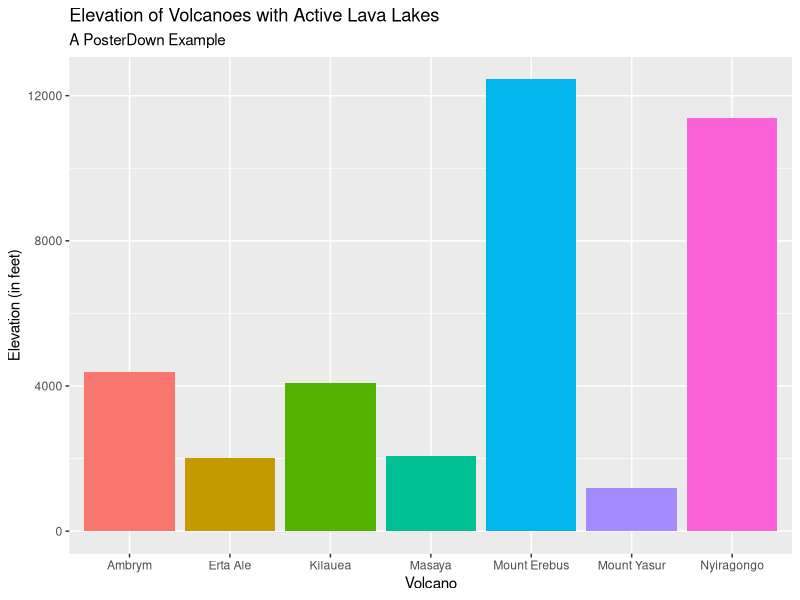
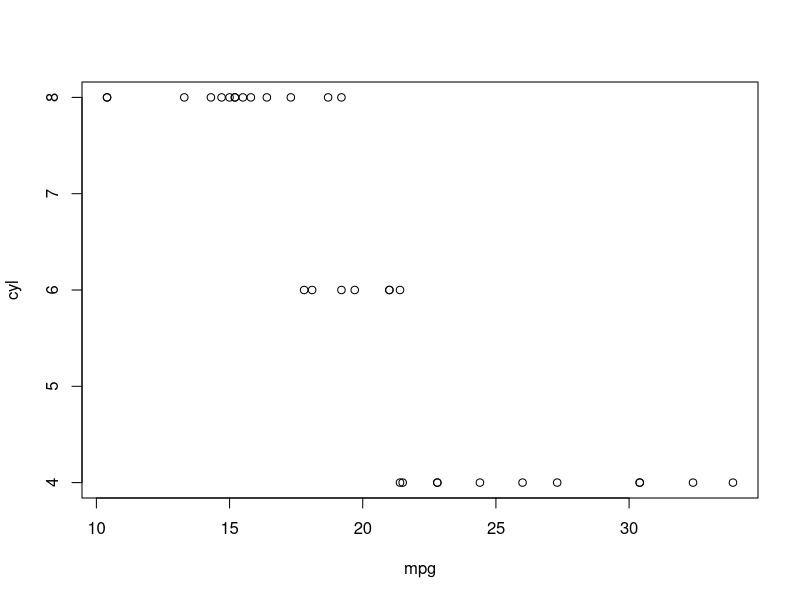
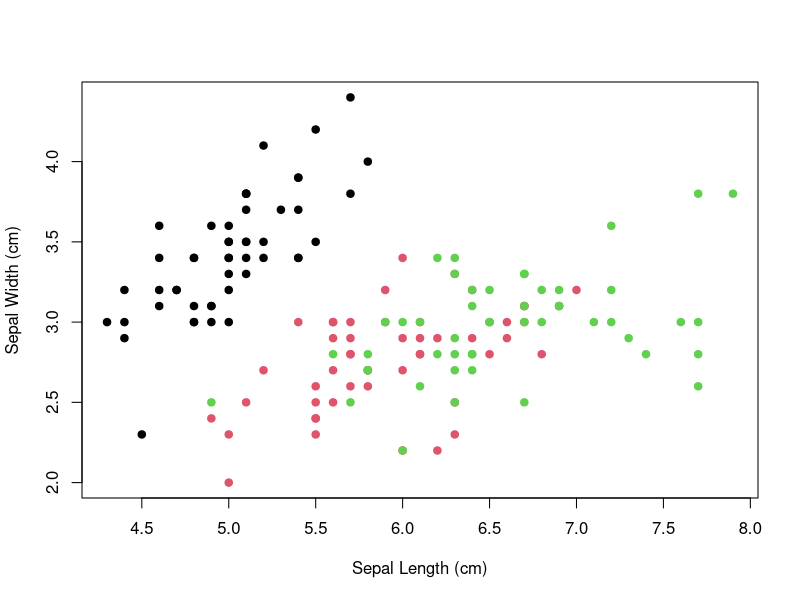

These figures' R source, in order:
## ---- chunk 1
knitr::opts_chunk$set(echo = FALSE)
## ---- chunk 2
Volcano <- c('Erta Ale', 'Ambrym', 'Mount Yasur', 'Mount Erebus', 'Kilauea', 'Nyiragongo', 'Masaya')
Location <- c('Ethiopia','Vanuatu','Vanuatu','Antarctica','United States', 'DRC','Nicaragua')
Elevation <- c(2011, 4377, 1184, 12448, 4091, 11385, 2083)
Last.Eruption <- c('2017', '2018', '2019', '2019', '2018', '2019', '2019')
Lava.Height <- c(98,200,328,263,60, 80, 150)
volcData <- data.frame(Volcano, Location, Elevation, Last.Eruption, Lava.Height)

knitr::kable(volcData[1:7, 1:4], caption = 'Volcanoes with Persistent Lava Lakes.',align = 'c',"html")
## ---- chunk 3
library(ggplot2)

volcano <- c('Erta Ale', 'Ambrym', 'Mount Yasur', 'Mount Erebus', 'Kilauea', 'Nyiragongo', 'Masaya')
location <- c('Ethiopia','Vanuatu','Vanuatu','Antarctica','United States', 'Democratic Republic of the Congo','Nicaragua')
elevation <- c(2011, 4377, 1184, 12448, 4091, 11385, 2083)
eruption <- c('2017', '2018', '2019', '2019', '2018', '2019', '2019')
eruptionHeight <- c(98,200,328,263,60, 80, 150)

volcData <- data.frame(volcano, location, elevation, eruption, eruptionHeight)

ggplot(data=volcData, aes(x=volcano, y=elevation, fill=volcano)) +
  geom_bar(stat="identity") + 
  ggtitle("Elevation of Volcanoes with Active Lava Lakes", subtitle="A PosterDown Example") + 
  ylab("Elevation (in feet)") + 
  xlab ("Volcano") + 
  theme(legend.position = "none")
## ---- chunk 4
plot(mtcars[1:2])
## ---- chunk 5
data <- iris

plot(x = data$Sepal.Length, 
     y = data$Sepal.Width, 
     col = data$Species,
     pch = 19, 
     xlab = "Sepal Length (cm)",
     ylab = "Sepal Width (cm)")

## ---- chunk 6
knitr::write_bib(c('knitr','rmarkdown','posterdown','pagedown'), 'packages.bib')
